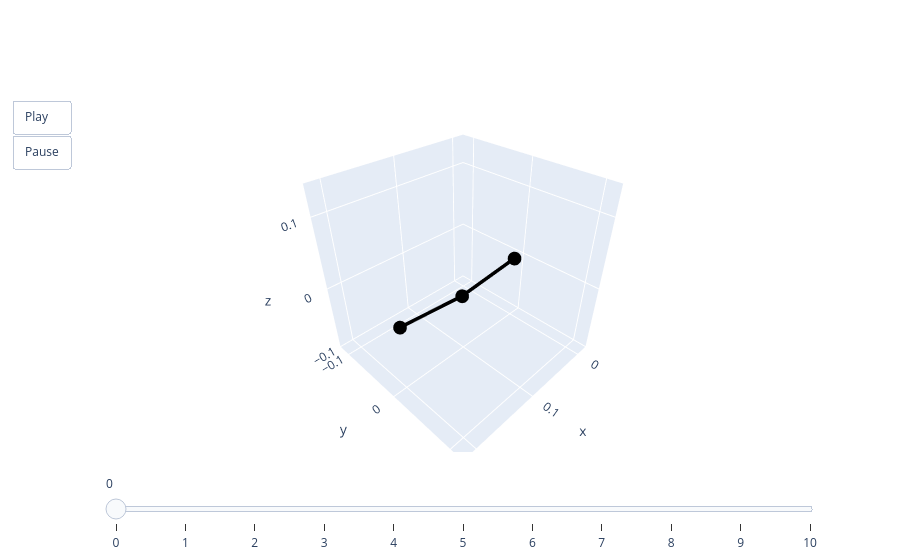

Notebook code for this chart:
### Code cell
from util import TestCase

valid = TestCase.from_npz("valid.npz")
lambdas = jnp.linspace(0.0, 1.0, valid.qs.shape[1])

base, aux, _ = get_base_rod()
rods = base.with_bc(valid.bc)
pred = rods.solve(final_model, lambdas, aux, max_dlambda=5e-3, iters=5, ls_steps=10)[0]
animate(pred)

### Figure 1 — Plotly figure (JSON) as saved in the notebook; plotly's stock layout.template omitted (floating-point values rounded to 4 significant figures)
{"data": [{"line": {"color": "black", "width": 7}, "mode": "lines+markers", "type": "scatter3d", "x": [0, 0.1017, 0.2], "y": [0, -0.0006942, 0], "z": [0, -0.01039, 0]}], "layout": {"scene": {"aspectmode": "cube", "xaxis": {"autorange": false, "range": [-0.02, 0.22]}, "yaxis": {"autorange": false, "range": [-0.1206, 0.1194]}, "zaxis": {"autorange": false, "range": [-0.1002, 0.1398]}}, "sliders": [{"steps": [{"args": [["0"], {"frame": {"duration": 0, "redraw": true}, "mode": "immediate"}], "label": "0", "method": "animate"}, {"args": [["1"], {"frame": {"duration": 0, "redraw": true}, "mode": "immediate"}], "label": "1", "method": "animate"}, {"args": [["2"], {"frame": {"duration": 0, "redraw": true}, "mode": "immediate"}], "label": "2", "method": "animate"}, {"args": [["3"], {"frame": {"duration": 0, "redraw": true}, "mode": "immediate"}], "label": "3", "method": "animate"}, {"args": [["4"], {"frame": {"duration": 0, "redraw": true}, "mode": "immediate"}], "label": "4", "method": "animate"}, {"args": [["5"], {"frame": {"duration": 0, "redraw": true}, "mode": "immediate"}], "label": "5", "method": "animate"}, {"args": [["6"], {"frame": {"duration": 0, "redraw": true}, "mode": "immediate"}], "label": "6", "method": "animate"}, {"args": [["7"], {"frame": {"duration": 0, "redraw": true}, "mode": "immediate"}], "label": "7", "method": "animate"}, {"args": [["8"], {"frame": {"duration": 0, "redraw": true}, "mode": "immediate"}], "label": "8", "method": "animate"}, {"args": [["9"], {"frame": {"duration": 0, "redraw": true}, "mode": "immediate"}], "label": "9", "method": "animate"}, {"args": [["10"], {"frame": {"duration": 0, "redraw": true}, "mode": "immediate"}], "label": "10", "method": "animate"}]}], "updatemenus": [{"buttons": [{"args": [null, {"frame": {"duration": 50, "redraw": true}, "fromcurrent": true}], "label": "Play", "method": "animate"}, {"args": [[null], {"frame": {"duration": 0, "redraw": true}, "mode": "immediate"}], "label": "Pause", "method": "animate"}], "showactive": false, "type": "buttons"}]}}
